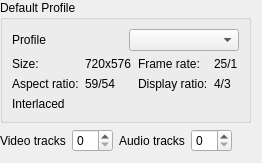
<?xml version="1.0" encoding="UTF-8"?>
<ui version="4.0">
 <class>ConfigProject_UI</class>
 <widget class="QWidget" name="ConfigProject_UI">
  <property name="geometry">
   <rect>
    <x>0</x>
    <y>0</y>
    <width>262</width>
    <height>155</height>
   </rect>
  </property>
  <property name="windowTitle">
   <string>Form</string>
  </property>
  <layout class="QGridLayout" name="gridLayout">
   <property name="leftMargin">
    <number>0</number>
   </property>
   <property name="topMargin">
    <number>0</number>
   </property>
   <item row="0" column="0" colspan="5">
    <widget class="QGroupBox" name="properties">
     <property name="title">
      <string>Default Profile</string>
     </property>
     <layout class="QGridLayout" name="gridLayout_2">
      <item row="0" column="0">
       <widget class="QLabel" name="label_3">
        <property name="text">
         <string>Profile</string>
        </property>
       </widget>
      </item>
      <item row="0" column="1">
       <widget class="KComboBox" name="kcfg_profiles_list"/>
      </item>
      <item row="1" column="0" colspan="2">
       <layout class="QGridLayout" name="gridLayout_3">
        <item row="0" column="0">
         <widget class="QLabel" name="label_5">
          <property name="text">
           <string>Size:</string>
          </property>
         </widget>
        </item>
        <item row="0" column="1">
         <widget class="QLabel" name="p_size">
          <property name="text">
           <string>720x576</string>
          </property>
         </widget>
        </item>
        <item row="0" column="2">
         <widget class="QLabel" name="label_4">
          <property name="text">
           <string>Frame rate:</string>
          </property>
         </widget>
        </item>
        <item row="0" column="3">
         <widget class="QLabel" name="p_fps">
          <property name="text">
           <string>25/1</string>
          </property>
         </widget>
        </item>
        <item row="1" column="0">
         <widget class="QLabel" name="label_9">
          <property name="text">
           <string>Aspect ratio:</string>
          </property>
         </widget>
        </item>
        <item row="1" column="1">
         <widget class="QLabel" name="p_aspect">
          <property name="text">
           <string>59/54</string>
          </property>
         </widget>
        </item>
        <item row="1" column="2">
         <widget class="QLabel" name="label_10">
          <property name="text">
           <string>Display ratio:</string>
          </property>
         </widget>
        </item>
        <item row="1" column="3">
         <widget class="QLabel" name="p_display">
          <property name="text">
           <string>4/3</string>
          </property>
         </widget>
        </item>
       </layout>
      </item>
      <item row="2" column="0" colspan="2">
       <widget class="QLabel" name="p_progressive">
        <property name="text">
         <string>Interlaced</string>
        </property>
       </widget>
      </item>
     </layout>
    </widget>
   </item>
   <item row="1" column="0">
    <widget class="QLabel" name="label_6">
     <property name="text">
      <string>Video tracks</string>
     </property>
    </widget>
   </item>
   <item row="1" column="1">
    <widget class="KIntSpinBox" name="kcfg_videotracks"/>
   </item>
   <item row="1" column="2">
    <widget class="QLabel" name="label_7">
     <property name="text">
      <string>Audio tracks</string>
     </property>
    </widget>
   </item>
   <item row="1" column="3">
    <widget class="KIntSpinBox" name="kcfg_audiotracks"/>
   </item>
   <item row="1" column="4">
    <spacer name="horizontalSpacer">
     <property name="orientation">
      <enum>Qt::Horizontal</enum>
     </property>
     <property name="sizeHint" stdset="0">
      <size>
       <width>58</width>
       <height>22</height>
      </size>
     </property>
    </spacer>
   </item>
   <item row="2" column="0">
    <spacer name="verticalSpacer">
     <property name="orientation">
      <enum>Qt::Vertical</enum>
     </property>
     <property name="sizeHint" stdset="0">
      <size>
       <width>20</width>
       <height>21</height>
      </size>
     </property>
    </spacer>
   </item>
  </layout>
 </widget>
 <customwidgets>
  <customwidget>
   <class>KIntSpinBox</class>
   <extends>QSpinBox</extends>
   <header>knuminput.h</header>
  </customwidget>
  <customwidget>
   <class>KComboBox</class>
   <extends>QComboBox</extends>
   <header>kcombobox.h</header>
  </customwidget>
 </customwidgets>
 <resources/>
 <connections/>
</ui>
